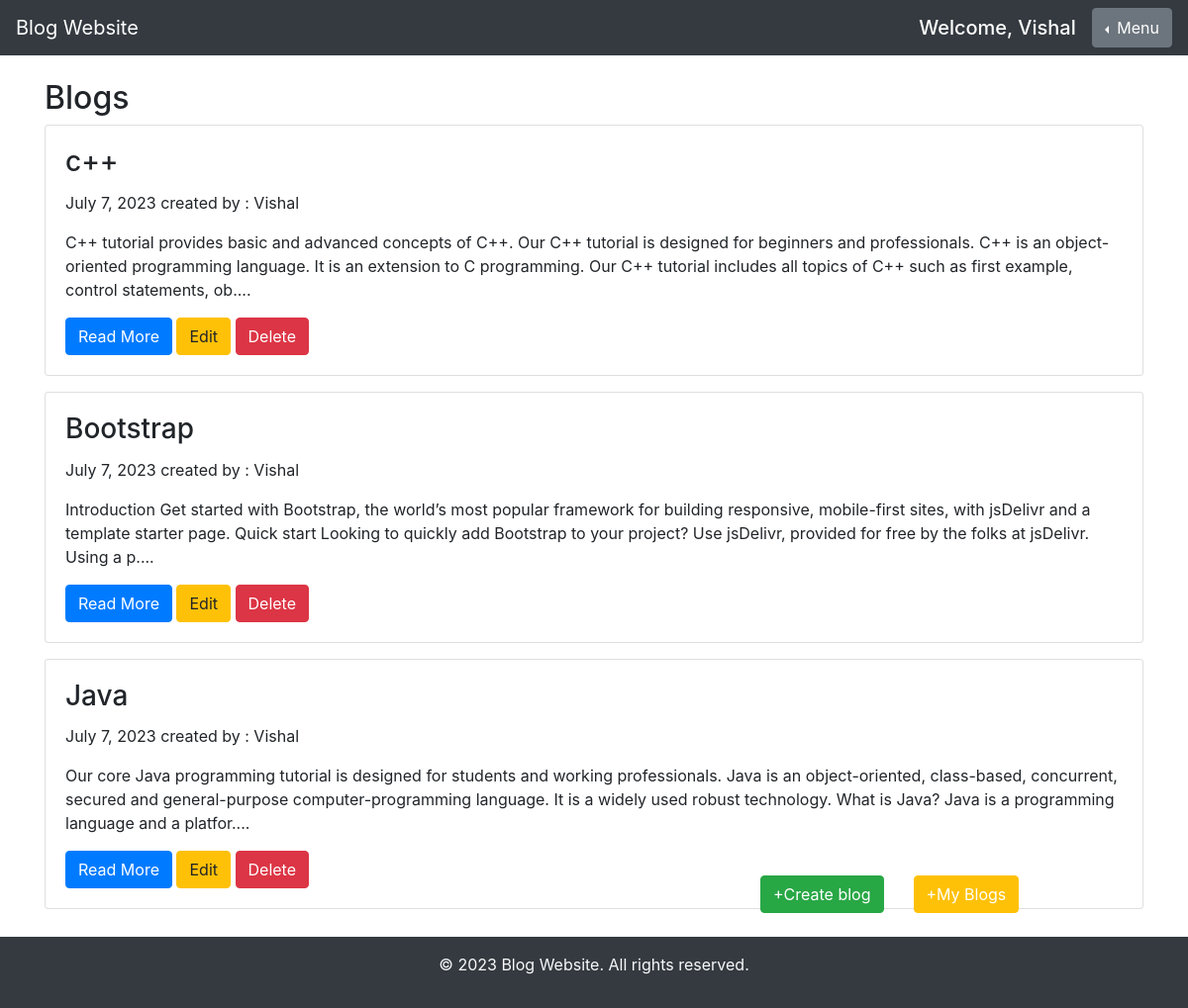
Screenshot of /myblogs (signed in) with the database file from the repository.
### user/models.py (models this page shows)
class Myblog(models.Model):
    blog_id=models.CharField(max_length=300,primary_key=True)
    topic=models.CharField(max_length=100)
    content=models.CharField(max_length=600)
    date=models.DateField(auto_now=True)
    email=models.CharField(max_length=600,default="")
    name=models.CharField(max_length=100,default="")
    time=models.TimeField(auto_now=True)

### user/views.py (the view)
# urls.py: path('myblogs',views.myblogs),
def myblogs(request):
    if 'email' in request.session:
        data=Myblog.objects.filter(email=request.session['email']).order_by('-date','-time')
        return render(request,'myblogs.html',{'dt':data})
    else:
        return redirect('/login')

### user/templates/myblogs.html (shortened to what this page needs)
<!DOCTYPE html>
<html>
<head>
    <link rel="stylesheet" href="https://maxcdn.bootstrapcdn.com/bootstrap/4.5.2/css/bootstrap.min.css">
</head>
<body>
    <header>
        <nav class="navbar navbar-expand-md bg-dark navbar-dark">
            <a class="navbar-brand" href="/">Blog Website</a>
            <div class="collapse navbar-collapse" id="collapsibleNavbar">
                <ul class="navbar-nav ml-auto">
                    {% if 'name' in request.session %}
                    <h5 class="mr-3 mt-2 text-white">Welcome, {{ request.session.name }}</h5>
                    {% else %}
                    <h5 class="mr-3 mt-2 text-white">Welcome, Guest User</h5>
                    {% endif %}
                    <div class="btn-group dropleft">
                        <button type="button" class="btn btn-secondary dropdown-toggle" data-toggle="dropdown"
                            aria-haspopup="true" aria-expanded="false">
                            Menu
                        </button>
                    </div>
                </ul>
            </div>
        </nav>
    </header>
    <section class="container mt-4" style="margin-bottom: 100px;">
        <h2>Blogs</h2>
        {% for x in dt %}
        <div class="card mb-3" >
            <div class="card-body" >
                <h3 class="card-title">{{x.topic}}</h3>
                <p>{{x.date}} created by : {{x.name}}</p>
                <p class="card-text">{{x.content|slice:":300"}}....</p>
                <a href="/viewfull_personal/{{x.blog_id}}" class="btn btn-primary">Read More</a>
                <a href="/edit/{{x.blog_id}}" class="btn btn-warning">Edit</a>
                <a  onclick="delet({{x.blog_id}})" class="btn btn-danger">Delete</a>
            </div>
        </div>
        {% endfor %}
    </section>
   <div class="fixed-bottom">
    <div class="row">
        <div class="col-9 text-right">
            <a href="/createblog"><button class="btn btn-success">+Create blog</button></a>
        </div>
        <div class="col-2 text-left">
            <a href="/myblogs"><button class="btn btn-warning text-white">+My Blogs</button></a>
        </div>
    </div>
    <footer class="bg-dark text-light text-center py-3 mt-4 ">
        <p>&copy; 2023 Blog Website. All rights reserved.</p>
    </footer>
   </div>
</body>
</html>

### rows the page displays
Myblog: topic "c++", date "July 7, 2023", name "Vishal", content "C++ tutorial provides basic and advanced concepts of C++. Our C++ tutorial is designed for beginners and professionals. C++ is an object-oriented programming language. It is an extension to C programming. Our C++ tutorial includes all topics of C++ such as first example, control statements, ob"
Myblog: topic "Bootstrap", date "July 7, 2023", name "Vishal", content "Introduction Get started with Bootstrap, the world’s most popular framework for building responsive, mobile-first sites, with jsDelivr and a template starter page. Quick start Looking to quickly add Bootstrap to your project? Use jsDelivr, provided for free by the folks at jsDelivr. Using a p"
Myblog: topic "Java", date "July 7, 2023", name "Vishal", content "Our core Java programming tutorial is designed for students and working professionals. Java is an object-oriented, class-based, concurrent, secured and general-purpose computer-programming language. It is a widely used robust technology. What is Java? Java is a programming language and a platfor"

### other values shown
{{ request.session.name }} "Vishal"
